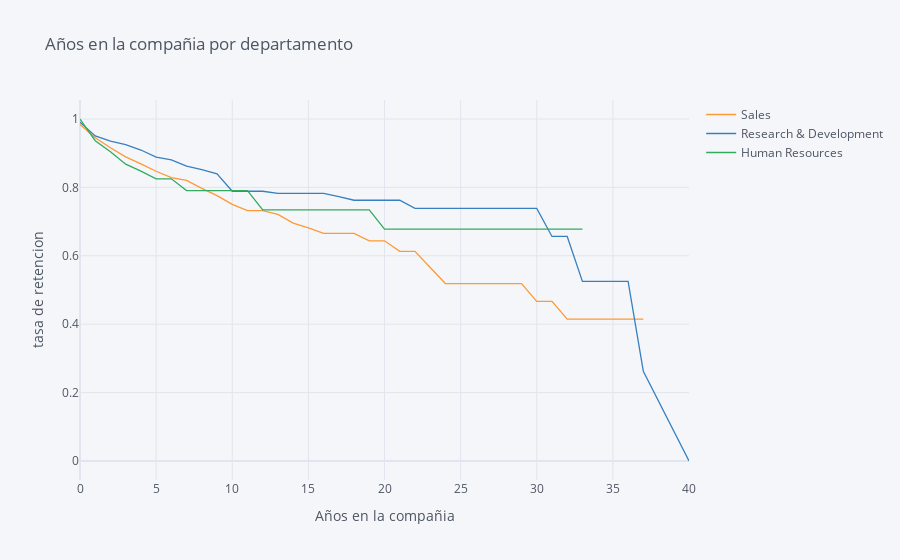

The notebook cell this image was saved under:
### Markdown cell above
## 7. Let's investigate whether the department the employee works in has an impact on how long they stay with the company. Generate and plot survival curves showing retention by department and years the employee has worked at the company.

### Code cell
rates= survival(data,'Department','YearsAtCompany','Attrition')


rates.iplot(kind='line', xTitle='Años en la compañia', yTitle='tasa de retencion',
            title='Años en la compañia por departamento')

### Figure 1 — Plotly figure (JSON) as saved in the notebook; plotly's stock layout.template omitted (floating-point values rounded to 4 significant figures)
{"data": [{"line": {"color": "rgba(255, 153, 51, 1.0)", "dash": "solid", "shape": "linear", "width": 1.3}, "mode": "lines", "name": "Sales", "text": "", "type": "scatter", "x": [0, 1, 2, 3, 4, 5, 6, 7, 8, 9, 10, 11, 12, 13, 14, 15, 16, 17, 18, 19, 20, 21, 22, 23, 24, 25, 26, 27, 29, 30, 31, 32, 33, 34, 36, 37, 40], "y": [0.9843, 0.9453, 0.9158, 0.8891, 0.8689, 0.8473, 0.8285, 0.8205, 0.7971, 0.7759, 0.7502, 0.7319, 0.7319, 0.7209, 0.6956, 0.6819, 0.6653, 0.6653, 0.6653, 0.6438, 0.6438, 0.6132, 0.6132, 0.566, 0.5188, 0.5188, 0.5188, 0.5188, 0.5188, 0.467, 0.467, 0.4151, 0.4151, 0.4151, 0.4151, 0.4151, ""]}, {"line": {"color": "rgba(55, 128, 191, 1.0)", "dash": "solid", "shape": "linear", "width": 1.3}, "mode": "lines", "name": "Research & Development", "text": "", "type": "scatter", "x": [0, 1, 2, 3, 4, 5, 6, 7, 8, 9, 10, 11, 12, 13, 14, 15, 16, 17, 18, 19, 20, 21, 22, 23, 24, 25, 26, 27, 29, 30, 31, 32, 33, 34, 36, 37, 40], "y": [0.9906, 0.9503, 0.9351, 0.9249, 0.9093, 0.8886, 0.8805, 0.8624, 0.852, 0.8399, 0.7887, 0.7887, 0.7887, 0.7825, 0.7825, 0.7825, 0.7825, 0.7729, 0.7624, 0.7624, 0.7624, 0.7624, 0.7386, 0.7386, 0.7386, 0.7386, 0.7386, 0.7386, 0.7386, 0.7386, 0.6565, 0.6565, 0.5252, 0.5252, 0.5252, 0.2626, 0]}, {"line": {"color": "rgba(50, 171, 96, 1.0)", "dash": "solid", "shape": "linear", "width": 1.3}, "mode": "lines", "name": "Human Resources", "text": "", "type": "scatter", "x": [0, 1, 2, 3, 4, 5, 6, 7, 8, 9, 10, 11, 12, 13, 14, 15, 16, 17, 18, 19, 20, 21, 22, 23, 24, 25, 26, 27, 29, 30, 31, 32, 33, 34, 36, 37, 40], "y": [1, 0.9365, 0.9042, 0.868, 0.8474, 0.8251, 0.8251, 0.7907, 0.7907, 0.7907, 0.7907, 0.7907, 0.7342, 0.7342, 0.7342, 0.7342, 0.7342, 0.7342, 0.7342, 0.7342, 0.6777, 0.6777, 0.6777, 0.6777, 0.6777, 0.6777, 0.6777, 0.6777, 0.6777, 0.6777, 0.6777, 0.6777, 0.6777, "", "", "", ""]}], "layout": {"legend": {"bgcolor": "#F5F6F9", "font": {"color": "#4D5663"}}, "paper_bgcolor": "#F5F6F9", "plot_bgcolor": "#F5F6F9", "title": {"font": {"color": "#4D5663"}, "text": "Años en la compañia por departamento"}, "xaxis": {"gridcolor": "#E1E5ED", "showgrid": true, "tickfont": {"color": "#4D5663"}, "title": {"font": {"color": "#4D5663"}, "text": "Años en la compañia"}, "zerolinecolor": "#E1E5ED"}, "yaxis": {"gridcolor": "#E1E5ED", "showgrid": true, "tickfont": {"color": "#4D5663"}, "title": {"font": {"color": "#4D5663"}, "text": "tasa de retencion"}, "zerolinecolor": "#E1E5ED"}}}
